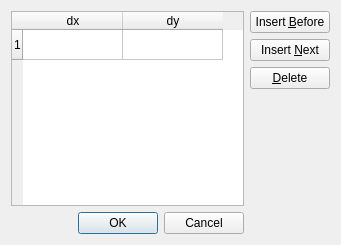
<?xml version="1.0" encoding="UTF-8"?>
<ui version="4.0">
 <class>DialogMultiLineEdit</class>
 <widget class="QDialog" name="DialogMultiLineEdit">
  <property name="geometry">
   <rect>
    <x>0</x>
    <y>0</y>
    <width>341</width>
    <height>245</height>
   </rect>
  </property>
  <property name="windowTitle">
   <string>Dialog</string>
  </property>
  <layout class="QGridLayout" name="gridLayout_2">
   <item row="0" column="0">
    <widget class="QTableWidget" name="tableWidget">
     <property name="sizePolicy">
      <sizepolicy hsizetype="Preferred" vsizetype="Preferred">
       <horstretch>0</horstretch>
       <verstretch>0</verstretch>
      </sizepolicy>
     </property>
     <property name="rowCount">
      <number>1</number>
     </property>
     <property name="columnCount">
      <number>2</number>
     </property>
     <row/>
     <column>
      <property name="text">
       <string>dx</string>
      </property>
     </column>
     <column>
      <property name="text">
       <string>dy</string>
      </property>
     </column>
    </widget>
   </item>
   <item row="0" column="1">
    <layout class="QGridLayout" name="gridLayout">
     <item row="0" column="0">
      <widget class="QPushButton" name="pb_Insert_Before">
       <property name="text">
        <string>Insert &amp;Before</string>
       </property>
      </widget>
     </item>
     <item row="1" column="0">
      <widget class="QPushButton" name="pb_Insert_Next">
       <property name="text">
        <string>Insert &amp;Next</string>
       </property>
      </widget>
     </item>
     <item row="2" column="0">
      <widget class="QPushButton" name="pb_Delete">
       <property name="text">
        <string>&amp;Delete</string>
       </property>
      </widget>
     </item>
     <item row="3" column="0">
      <spacer name="verticalSpacer">
       <property name="orientation">
        <enum>Qt::Vertical</enum>
       </property>
       <property name="sizeHint" stdset="0">
        <size>
         <width>20</width>
         <height>40</height>
        </size>
       </property>
      </spacer>
     </item>
    </layout>
   </item>
   <item row="1" column="0">
    <widget class="QDialogButtonBox" name="buttonBox">
     <property name="orientation">
      <enum>Qt::Horizontal</enum>
     </property>
     <property name="standardButtons">
      <set>QDialogButtonBox::Cancel|QDialogButtonBox::Ok</set>
     </property>
    </widget>
   </item>
  </layout>
 </widget>
 <resources/>
 <connections>
  <connection>
   <sender>buttonBox</sender>
   <signal>accepted()</signal>
   <receiver>DialogMultiLineEdit</receiver>
   <slot>accept()</slot>
   <hints>
    <hint type="sourcelabel">
     <x>168</x>
     <y>220</y>
    </hint>
    <hint type="destinationlabel">
     <x>157</x>
     <y>225</y>
    </hint>
   </hints>
  </connection>
  <connection>
   <sender>buttonBox</sender>
   <signal>rejected()</signal>
   <receiver>DialogMultiLineEdit</receiver>
   <slot>reject()</slot>
   <hints>
    <hint type="sourcelabel">
     <x>168</x>
     <y>220</y>
    </hint>
    <hint type="destinationlabel">
     <x>286</x>
     <y>225</y>
    </hint>
   </hints>
  </connection>
  <connection>
   <sender>pb_Delete</sender>
   <signal>pressed()</signal>
   <receiver>DialogMultiLineEdit</receiver>
   <slot>delete_pushed()</slot>
   <hints>
    <hint type="sourcelabel">
     <x>247</x>
     <y>69</y>
    </hint>
    <hint type="destinationlabel">
     <x>255</x>
     <y>97</y>
    </hint>
   </hints>
  </connection>
  <connection>
   <sender>pb_Insert_Next</sender>
   <signal>pressed()</signal>
   <receiver>DialogMultiLineEdit</receiver>
   <slot>insert_next_pushed()</slot>
   <hints>
    <hint type="sourcelabel">
     <x>241</x>
     <y>38</y>
    </hint>
    <hint type="destinationlabel">
     <x>254</x>
     <y>129</y>
    </hint>
   </hints>
  </connection>
  <connection>
   <sender>pb_Insert_Before</sender>
   <signal>pressed()</signal>
   <receiver>DialogMultiLineEdit</receiver>
   <slot>insert_before_pushed()</slot>
   <hints>
    <hint type="sourcelabel">
     <x>335</x>
     <y>18</y>
    </hint>
    <hint type="destinationlabel">
     <x>253</x>
     <y>164</y>
    </hint>
   </hints>
  </connection>
  <connection>
   <sender>tableWidget</sender>
   <signal>currentCellChanged(int,int,int,int)</signal>
   <receiver>DialogMultiLineEdit</receiver>
   <slot>cell_was_changed(int,int,int,int)</slot>
   <hints>
    <hint type="sourcelabel">
     <x>91</x>
     <y>38</y>
    </hint>
    <hint type="destinationlabel">
     <x>259</x>
     <y>198</y>
    </hint>
   </hints>
  </connection>
 </connections>
 <slots>
  <slot>delete_pushed()</slot>
  <slot>insert_before_pushed()</slot>
  <slot>insert_next_pushed()</slot>
  <slot>cell_was_changed(int,int,int,int)</slot>
 </slots>
</ui>
